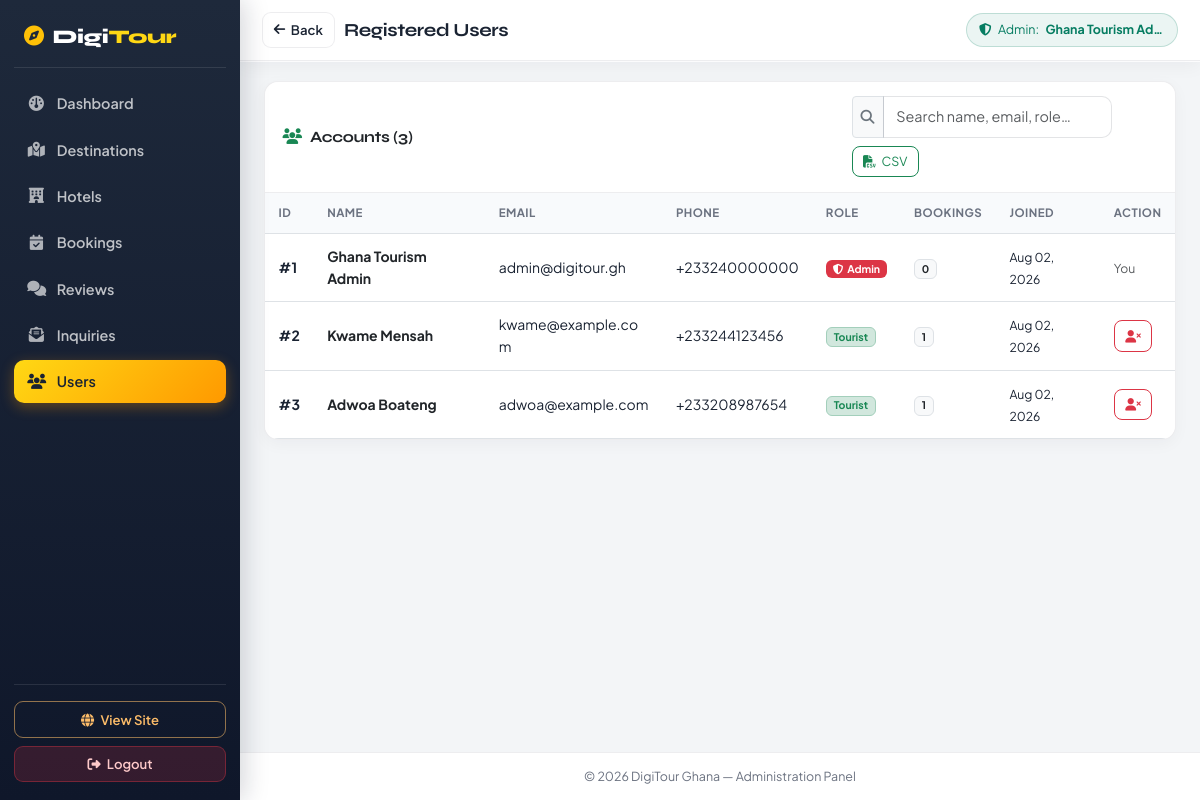
The page /admin/manage-users.php (signed in) on the database its author committed.
### tables this page shows
CREATE TABLE IF NOT EXISTS `users` (
  `id` INT AUTO_INCREMENT PRIMARY KEY,
  `full_name` VARCHAR(100) NOT NULL,
  `email` VARCHAR(100) NOT NULL UNIQUE,
  `phone` VARCHAR(30) NULL,
  `password` VARCHAR(255) NOT NULL,
  `role` ENUM('tourist', 'admin') NOT NULL DEFAULT 'tourist',
  `created_at` TIMESTAMP DEFAULT CURRENT_TIMESTAMP
);

### includes/functions.php (called while the page is built, shortened)
<?php
function sanitize($data) {
    return htmlspecialchars(trim($data), ENT_QUOTES, 'UTF-8');
}
?>

### admin/manage-users.php (the view, shortened to what this page needs)
<?php
require_once __DIR__ . '/includes/admin-header.php';
$all_users = $pdo->query("SELECT u.*, COUNT(b.id) AS booking_count FROM users u LEFT JOIN bookings b ON u.id = b.user_id GROUP BY u.id ORDER BY u.id ASC")->fetchAll();
?>
<div class="card border-0 shadow-sm">
    <div class="card-header d-flex flex-wrap justify-content-between align-items-center gap-2">
        <h5 class="fw-bold text-dark mb-0"><i class="fa-solid fa-users text-success me-2"></i>Accounts (<span id="userCount"><?= count($all_users) ?></span>)</h5>
        <div class="admin-toolbar-actions">
            <div class="input-group input-group-sm admin-search">
                <span class="input-group-text bg-light"><i class="fa-solid fa-magnifying-glass text-secondary"></i></span>
                <input type="text" id="userSearchInput" class="form-control" placeholder="Search name, email, role…" onkeyup="filterUsersTable()">
            </div>
            <a href="export-csv.php?type=users" class="btn btn-sm btn-outline-success"><i class="fa-solid fa-file-csv me-1"></i> CSV</a>
        </div>
    </div>
    <div class="table-responsive">
        <table class="table table-hover align-middle mb-0">
            <thead>
                <tr>
                    <th>ID</th>
                    <th>Name</th>
                    <th>Email</th>
                    <th>Phone</th>
                    <th>Role</th>
                    <th>Bookings</th>
                    <th>Joined</th>
                    <th>Action</th>
                </tr>
            </thead>
            <tbody id="userTableBody">
                <?php foreach ($all_users as $u): ?>
                    <tr>
                        <td><strong>#<?= (int)$u['id'] ?></strong></td>
                        <td><strong class="text-dark"><?= sanitize($u['full_name']) ?></strong></td>
                        <td><span class="text-break"><?= sanitize($u['email']) ?></span></td>
                        <td><?= sanitize($u['phone']) ?></td>
                        <td>
                            <?php if ($u['role'] === 'admin'): ?>
                                <span class="badge bg-danger"><i class="fa-solid fa-shield-halved me-1"></i>Admin</span>
                            <?php else: ?>
                                <span class="badge bg-success-subtle text-success border border-success-subtle">Tourist</span>
                            <?php endif; ?>
                        </td>
                        <td><span class="badge bg-light text-dark border"><?= (int)$u['booking_count'] ?></span></td>
                        <td><small><?= date('M d, Y', strtotime($u['created_at'])) ?></small></td>
                        <td>
                            <?php if ($u['id'] != $_SESSION['user_id']): ?>
                                <a href="manage-users.php?action=delete&id=<?= (int)$u['id'] ?>" class="btn btn-sm btn-outline-danger" title="Delete" onclick="return confirm('Delete this user?');">
                                    <i class="fa-solid fa-user-xmark"></i>
                                </a>
                            <?php else: ?>
                                <span class="text-muted small">You</span>
                            <?php endif; ?>
                        </td>
                    </tr>
                <?php endforeach; ?>
            </tbody>
        </table>
    </div>
</div>
<?php require_once __DIR__ . '/includes/admin-footer.php'; ?>

### assets/css/style.css (style rules this page uses)
:root { --amazon-orange: #FF9900; --amazon-orange-deep: #E47911; --amazon-yellow: #FEBD69; --amazon-yellow-soft: #FFF3E0; --amazon-navy: #232F3E; --amazon-ink: #0F1111; --amazon-teal: #007185; --success: #067D62; --bg-page: #FFFBF5; --bg-soft: #FFF6EB; --bg-card: #FFFFFF; --text-primary: #0F1111; --text-secondary: #565959; --text-muted: #6B7280; --border-soft: rgba(15, 17, 17, 0.08); --shadow-sm: 0 4px 14px rgba(35, 47, 62, 0.06); --shadow-md: 0 12px 32px rgba(35, 47, 62, 0.10); --shadow-lg: 0 24px 60px rgba(35, 47, 62, 0.14); --shadow-gold: 0 10px 28px rgba(255, 153, 0, 0.28); --radius: 18px; --radius-sm: 12px; --radius-pill: 999px; --transition: 0.35s cubic-bezier(0.22, 1, 0.36, 1); --font-display: 'Syne', system-ui, sans-serif; --font-body: 'Plus Jakarta Sans', system-ui, sans-serif; }
*, *::before, *::after { box-sizing: border-box; }
html { scroll-behavior: smooth; scroll-padding-top: 90px; }
body { margin: 0; font-family: var(--font-body); color: var(--text-primary); background: var(--bg-page); line-height: 1.65; overflow-x: clip; position: relative; min-height: 100vh; font-size: 0.95rem; }
body::before { display: none; }
body::after { content: ""; position: fixed; inset: 0; z-index: -1; background: radial-gradient(circle at 12% 18%, rgba(255, 153, 0, 0.10), transparent 42%), radial-gradient(circle at 88% 12%, rgba(254, 189, 105, 0.14), transparent 38%), radial-gradient(circle at 70% 80%, rgba(0, 113, 133, 0.05), transparent 40%); pointer-events: none; }
h1, h2, h3, h4, h5, .display-heading { font-family: var(--font-display); letter-spacing: -0.02em; color: var(--amazon-ink); }
a { transition: color var(--transition), background var(--transition), transform var(--transition); }
:root { --admin-sidebar-w: 240px; --admin-header-h: 60px; --admin-bg: #f3f5f7; --admin-surface: #ffffff; --admin-ink: #1a2332; --admin-muted: #6b7280; --admin-border: rgba(26, 35, 50, 0.08); --admin-navy: #1e293b; --admin-navy-deep: #0f172a; --admin-gold: #ff9900; --admin-gold-soft: #ffd814; }
.admin-body { margin: 0; background: var(--admin-bg) !important; color: var(--admin-ink); font-family: var(--font-body); font-size: 0.9375rem; line-height: 1.55; min-height: 100vh; overflow-x: clip; position: relative; }
.admin-body::before, .admin-body::after, .admin-body .dt-page-bg { display: none !important; }
.admin-body .card, .admin-card { max-width: 100%; border: 1px solid var(--admin-border) !important; border-radius: 14px !important; box-shadow: 0 4px 16px rgba(15, 23, 42, 0.04) !important; background: var(--admin-surface); }
.admin-body .card > .table-responsive { border-radius: 0 0 14px 14px; }
.admin-body .card-header { background: #fff !important; padding: 0.9rem 1.1rem; border-bottom: 1px solid var(--admin-border) !important; border-radius: 14px 14px 0 0 !important; }
.admin-body .card-header h5, .admin-body .card-header .fw-bold { font-size: 0.98rem; font-weight: 700; }
.admin-toolbar-actions { display: flex; flex-wrap: wrap; align-items: center; gap: 0.5rem; width: 100%; }
@media (min-width: 576px) { .admin-toolbar-actions { width: auto; margin-left: auto; } }
.admin-search { min-width: 0; flex: 1 1 180px; max-width: 100%; }
@media (min-width: 576px) { .admin-search { flex: 0 1 260px; max-width: 280px; } }
.admin-body .btn-sm { font-size: 0.78rem; padding: 0.35rem 0.65rem; border-radius: 8px; }
.admin-body .table-responsive, .table-responsive { width: 100%; max-width: 100%; overflow-x: auto; -webkit-overflow-scrolling: touch; border-radius: 0 0 14px 14px; }
.admin-body .table-responsive .table, .table-responsive .table { min-width: 640px; margin-bottom: 0; font-size: 0.875rem; }
.admin-body .table thead th { font-size: 0.72rem; text-transform: uppercase; letter-spacing: 0.04em; font-weight: 700; color: var(--admin-muted); background: #f8fafc !important; white-space: nowrap; border-bottom-width: 1px; padding: 0.7rem 0.85rem; }
.admin-body .table td { padding: 0.75rem 0.85rem; vertical-align: middle; color: var(--admin-ink); }
.admin-body .table td .btn { white-space: nowrap; }
.admin-body .form-control, .admin-body .form-select { font-size: 0.9rem; border-radius: 10px; border-color: rgba(26, 35, 50, 0.12); padding: 0.55rem 0.8rem; }
.text-break { word-break: break-word; overflow-wrap: anywhere; }

### rows shown on the page
users: id "1", full_name "Ghana Tourism Admin", email "admin@digitour.gh", phone "+233240000000", role "admin" (drawn), booking_count "0", created_at "Aug 02, 2026", shows "You"
users: id "2", full_name "Kwame Mensah", email "kwame@example.com", phone "+233244123456", role "Tourist", booking_count "1", created_at "Aug 02, 2026"
users: id "3", full_name "Adwoa Boateng", email "adwoa@example.com", phone "+233208987654", role "Tourist", booking_count "1", created_at "Aug 02, 2026"

### other values the page prints
$item['label'] "Dashboard"
$item['label'] "Destinations"
$item['label'] "Hotels"
$item['label'] "Bookings"
$item['label'] "Reviews"
$item['label'] "Inquiries"
$item['label'] "Users"
$page_heading "Registered Users"
$_SESSION['full_name'] "Ghana Tourism Ad…"
count($all_users) "3"
